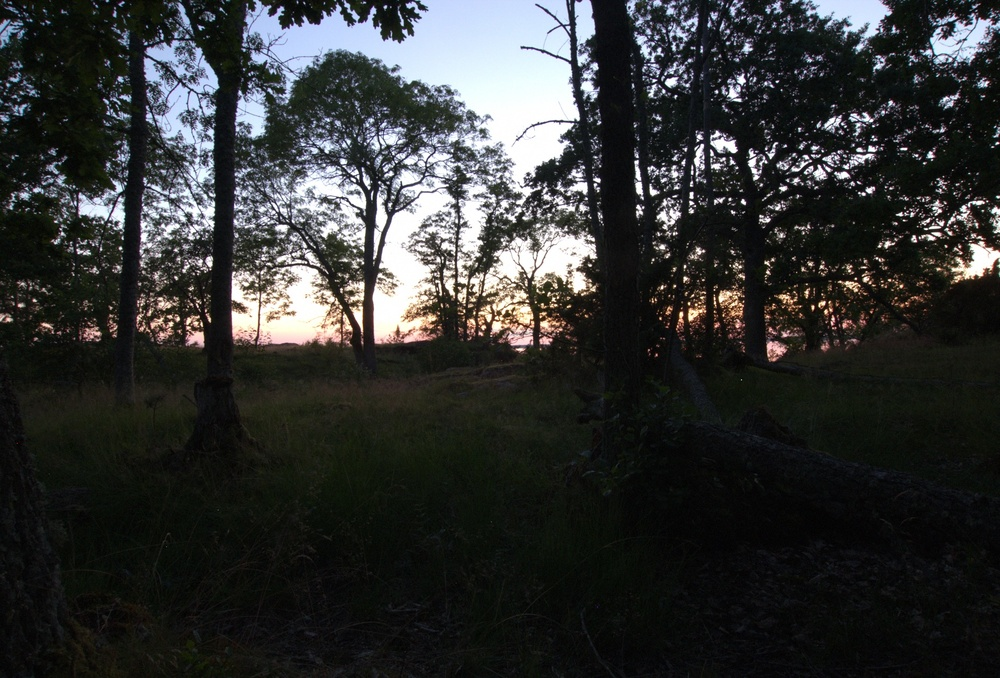
#> input picture images/input/sunset_forest.jpg, 1000 x 678 px, shrunk from 1888 x 1280 before the run
$ python prepare_input.py images/input/sunset_forest.jpg out.png
#> lines starting #> are read from the running program, lines starting #| are printed output that depends on the picture
#!/usr/bin/env python3

from __future__ import annotations

import argparse
import os
import subprocess
import tempfile
from pathlib import Path

os.environ["OPENCV_IO_ENABLE_OPENEXR"] = "1"

import cv2
import numpy as np


def read_bgr(source: Path) -> np.ndarray:
    """Decode an image to a BGR array.

    OpenCV handles png/jpg/jpeg/tiff/webp directly. For formats it lacks a
    codec for (e.g. JPEG XL, AVIF/HEIC), fall back to macOS `sips`, which
    transcodes via the system codecs to a temporary PNG that OpenCV can read.
    """
    image = cv2.imread(str(source), cv2.IMREAD_COLOR | cv2.IMREAD_ANYDEPTH)
#> image is the input picture: shape (678, 1000, 3); mean B, G, R 51, 51.7, 50.3
    if image is not None:
        return image

    with tempfile.TemporaryDirectory() as tmp:
        tmp_png = Path(tmp) / "decoded.png"
        result = subprocess.run(
            ["sips", "-s", "format", "png", str(source), "--out", str(tmp_png)],
            stdout=subprocess.DEVNULL,
            stderr=subprocess.PIPE,
        )
        if result.returncode != 0 or not tmp_png.exists():
            raise RuntimeError(
                f"Could not read image (OpenCV + sips both failed): {source}\n"
                f"sips: {result.stderr.decode(errors='replace').strip()}"
            )
        image = cv2.imread(str(tmp_png), cv2.IMREAD_COLOR | cv2.IMREAD_ANYDEPTH)
    if image is None:
        raise RuntimeError(f"Could not read image after sips transcode: {source}")
    return image


def srgb_to_linear(image: np.ndarray) -> np.ndarray:
    threshold = 0.04045
    return np.where(
        image <= threshold,
        image / 12.92,
        ((image + 0.055) / 1.055) ** 2.4,
    ).astype(np.float32)
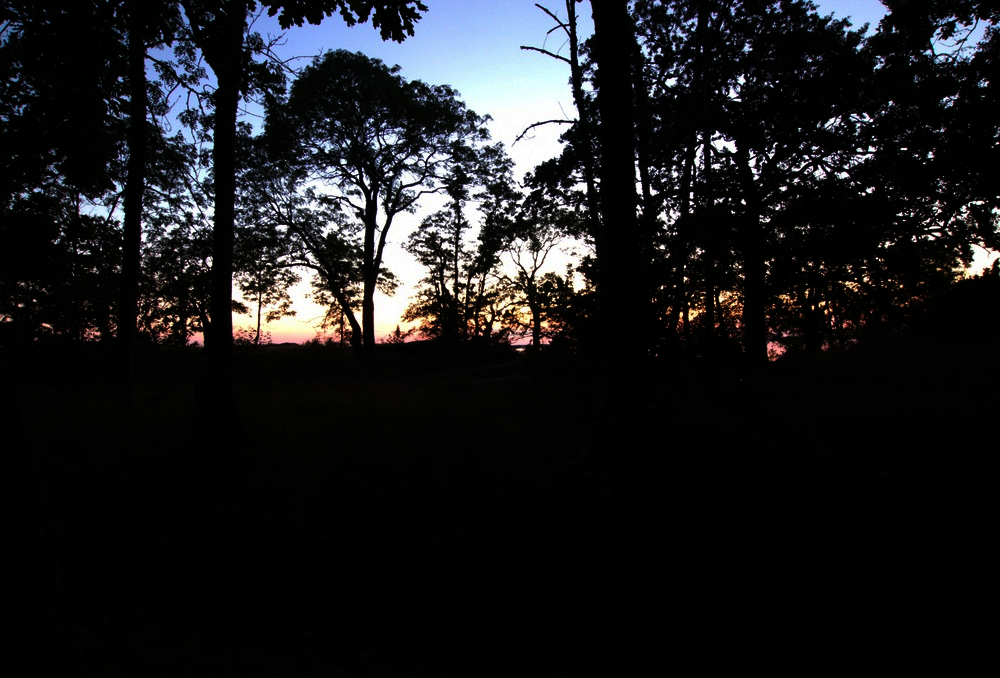
#> returned value: shape (678, 1000, 3) float32; mean of channels 0, 1, 2 0.122, 0.112, 0.109; drawn as B, G, R


def convert_image(source: Path, destination: Path) -> None:
    image = read_bgr(source)

    if image.dtype == np.uint8:
        image = image.astype(np.float32) / 255.0
    elif image.dtype == np.uint16:
        image = image.astype(np.float32) / 65535.0
    else:
        image = image.astype(np.float32)

    image = np.clip(image, 0.0, 1.0)

    # OpenCV reads BGR, but the sRGB transfer function applies equally
    # to each color component.
    linear = srgb_to_linear(image)

    destination.parent.mkdir(parents=True, exist_ok=True)

    if not cv2.imwrite(
        str(destination),
        linear,
        [cv2.IMWRITE_EXR_TYPE, cv2.IMWRITE_EXR_TYPE_HALF],
    ):
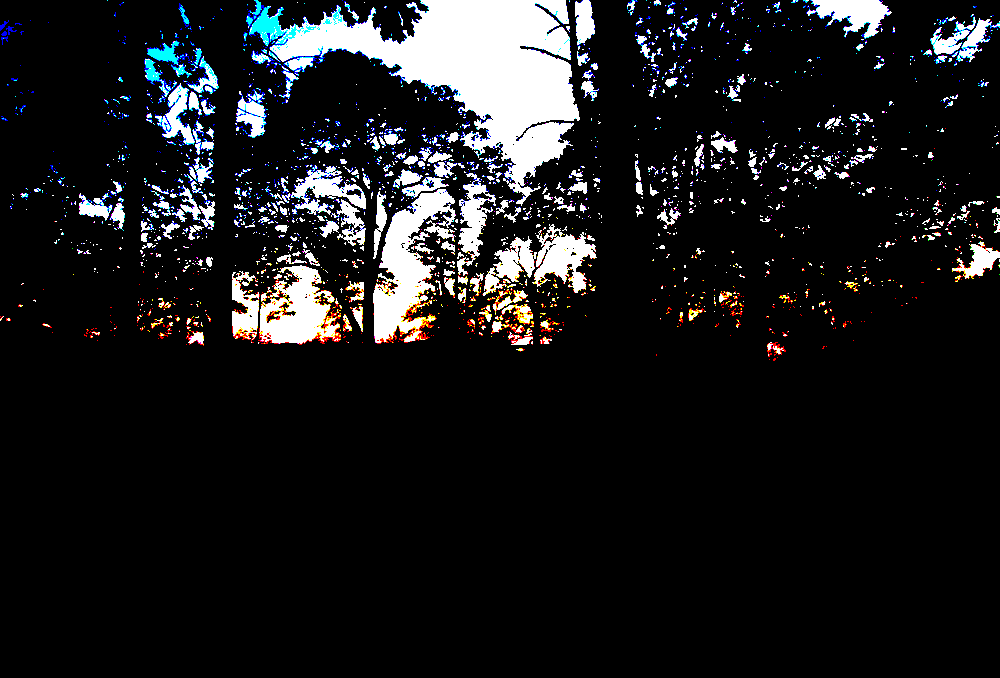
#> saved as out.png: shape (678, 1000, 3); mean B, G, R 0.11, 0.105, 0.103; drawn with 1 as white
        raise RuntimeError(f"Could not write EXR: {destination}")

    print(f"{source} -> {destination}")


def main() -> None:
    parser = argparse.ArgumentParser(
        description="Convert an sRGB PNG/JPEG/TIFF into a linear float EXR."
    )
    parser.add_argument("input", type=Path)
    parser.add_argument("output", type=Path)
    args = parser.parse_args()

    convert_image(args.input.expanduser(), args.output.expanduser())


if __name__ == "__main__":
    main()
